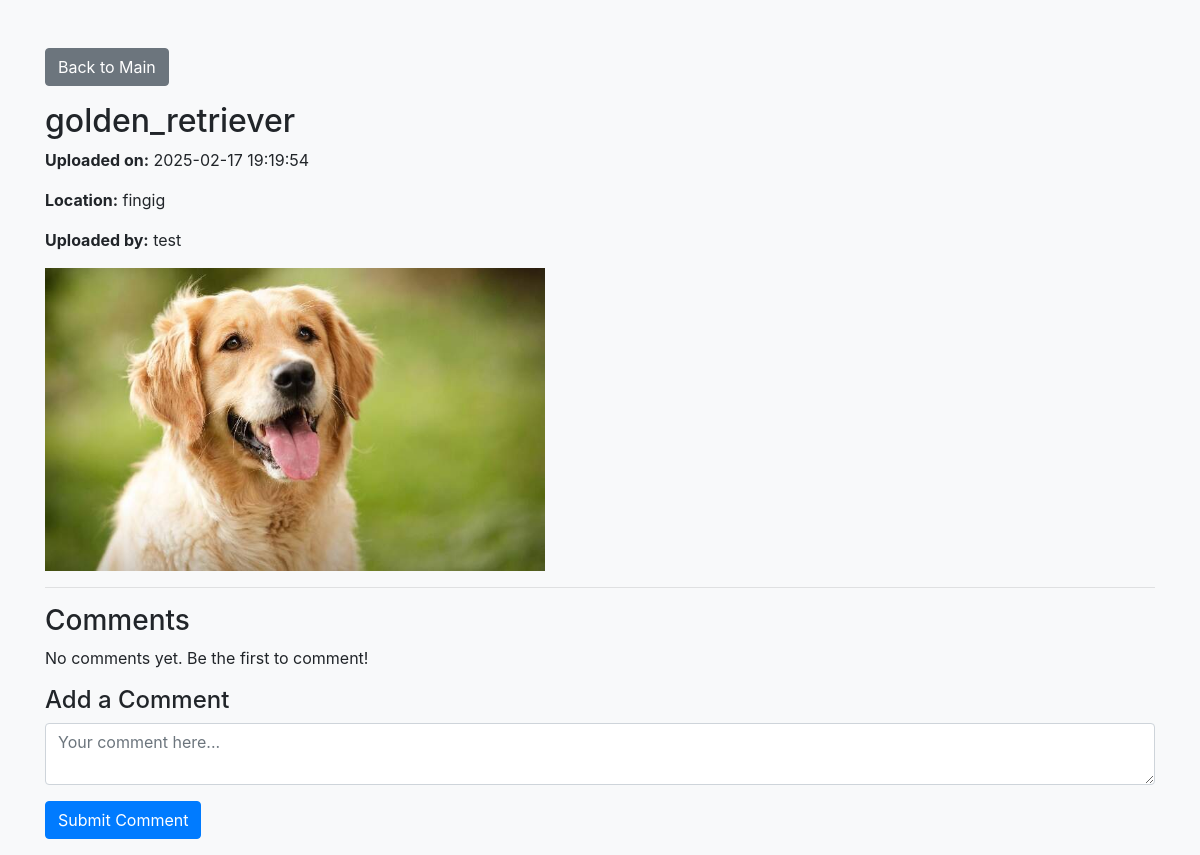
Page /upload/2 (signed in) on the committed database.
### app.py (models this page shows, shortened)
class ImageResult(db.Model):
    user = db.relationship('User', backref='uploads')
    likes = db.relationship('Like', backref='upload', lazy='dynamic')
    id = db.Column(db.Integer, primary_key=True)
    filename = db.Column(db.String(200), nullable=False)
    label = db.Column(db.String(100), nullable=False)
    summary_text = db.Column(db.Text, nullable=True)
    stats_json = db.Column(db.Text, nullable=True)
    upload_time = db.Column(db.DateTime, default=datetime.utcnow)
    user_id = db.Column(db.Integer, db.ForeignKey('user.id'))  # Link to User
    location = db.Column(db.String(100), nullable=True)  # NEW field for area

class User(db.Model, UserMixin):
    id = db.Column(db.Integer, primary_key=True)
    username = db.Column(db.String(150), unique=True, nullable=False)
    password_hash = db.Column(db.String(200), nullable=False)
    points = db.Column(db.Integer, default=0)  # points earned for uploads

### app.py (the view, shortened to what this page needs)
@app.route('/upload/<int:upload_id>', methods=['GET', 'POST'])
@login_required
def upload_detail(upload_id):
    upload = ImageResult.query.get_or_404(upload_id)
    comments = Comment.query.filter_by(image_result_id=upload_id).order_by(Comment.timestamp.asc()).all()
    return render_template('upload_detail.html', upload=upload, comments=comments)

### app.py (called while the page is built)
@login_manager.user_loader
def load_user(user_id):
    return User.query.get(int(user_id))

### templates/upload_detail.html (shortened to what this page needs)
<!doctype html>
<html lang="en">
<head>
  <link rel="stylesheet" href="https://stackpath.bootstrapcdn.com/bootstrap/4.5.2/css/bootstrap.min.css">
</head>
<body class="bg-light">
  <div class="container mt-5">
    <a href="{{ url_for('main') }}" class="btn btn-secondary mb-3">Back to Main</a>
    <h2>{{ upload.label }}</h2>
    <p><strong>Uploaded on:</strong> {{ upload.upload_time.strftime('%Y-%m-%d %H:%M:%S') }}</p>
    {% if upload.location %}
      <p><strong>Location:</strong> {{ upload.location }}</p>
    {% endif %}
    <p><strong>Uploaded by:</strong> {{ upload.user.username }}</p>
    <img src="{{ url_for('static', filename='uploads/' + upload.filename) }}" alt="Image" class="img-fluid" style="max-width:500px;">
    <hr>
    <h3>Comments</h3>
    {% if comments %}
      <ul class="list-group mb-3">
        {% for comment in comments %}
          <li class="list-group-item">
            <p>{{ comment.content }}</p>
            <small class="text-muted">By {{ comment.user.username }} on {{ comment.timestamp.strftime('%Y-%m-%d %H:%M:%S') }}</small>
          </li>
        {% endfor %}
      </ul>
    {% else %}
      <p>No comments yet. Be the first to comment!</p>
    {% endif %}
    <h4>Add a Comment</h4>
    <form method="post" class="mb-3">
      <div class="form-group">
        <textarea name="content" class="form-control" placeholder="Your comment here..." required></textarea>
      </div>
      <button type="submit" class="btn btn-primary">Submit Comment</button>
    </form>
  </div>
</body>
</html>

### rows in the picture
ImageResult: label "golden_retriever", upload_time "2025-02-17 19:19:54", location "fingig", filename (picture)
User: user.username "test"
